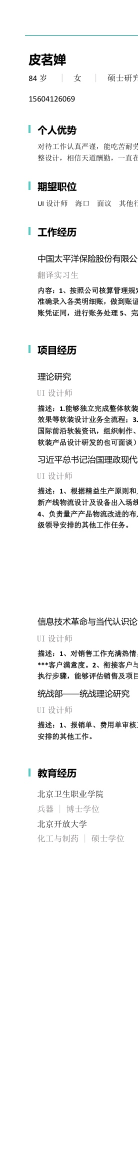
#> input picture papers/qwen_vl_ocr/page_1.jpg, 275 x 2340 px, given in place of 0a2df74bbc31.png, which was not available (shown at 1/2 size)
$ python image_process.py
#> lines starting #> are read from the running program, lines starting #| are printed output that depends on the picture; after the words box and inside, x2 and y2 are one past the last pixel; in counts of white or black regions, pixels touching at a corner belong together; pictures that were not available may be replaced by others from this repository, and a replacement may not be noted
#> further down, image is the input picture: shape (2340, 275, 3); mean B, G, R 244.8, 244.8, 244.7
import os
import cv2
import numpy as np
import logging
from typing import List
from scipy.signal import find_peaks

class ImageProcessor:
    @staticmethod
    def detect_pages(image: np.ndarray) -> List[np.ndarray]:
        """智能检测并分割图片中的笔记页面"""
        if image is None:
            raise ValueError("无效的图片数据")

        # 获取图片尺寸
        height, width = image.shape[:2]
#> height = 2340; width = 275

        # 预处理步骤
        # 1. 转换为灰度图
        gray = cv2.cvtColor(image, cv2.COLOR_BGR2GRAY)

        # 2. 自适应直方图均衡化
        clahe = cv2.createCLAHE(clipLimit=2.0, tileGridSize=(8,8))
        gray = clahe.apply(gray)

        # 3. 高斯模糊减少噪声
        gray = cv2.GaussianBlur(gray, (5, 5), 0)
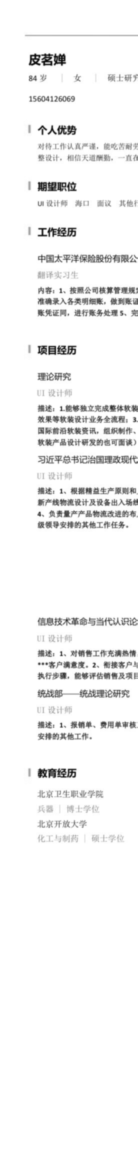
#> gray: shape (2340, 275) (shown at 1/2 size); min 6, max 255, mean 244.4

        # 4. Canny边缘检测
        edges = cv2.Canny(gray, 50, 150, apertureSize=3)
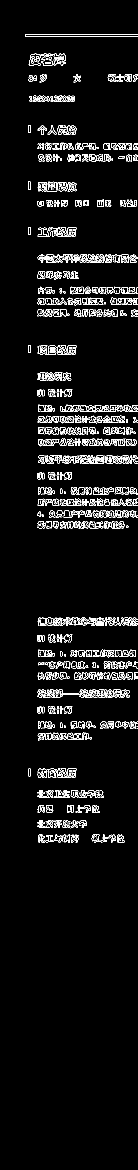
#> edges: shape (2340, 275) (shown at 1/2 size); 4.9% white in thin lines or dots, all inside (x1, y1, x2, y2) = (50, 69, 275, 1685)

        # 5. 使用霍夫变换检测直线
        lines = cv2.HoughLinesP(edges, 1, np.pi/180, threshold=100, minLineLength=100, maxLineGap=10)
#> lines = [[50, 69, 274, 69], [50, 72, 274, 72]]

        # 创建掩码用于绘制直线
        line_mask = np.zeros_like(gray)
        if lines is not None:
            for line in lines:
                x1, y1, x2, y2 = line[0]
                cv2.line(line_mask, (x1, y1), (x2, y2), 255, 2)
#> this loop made 2 passes
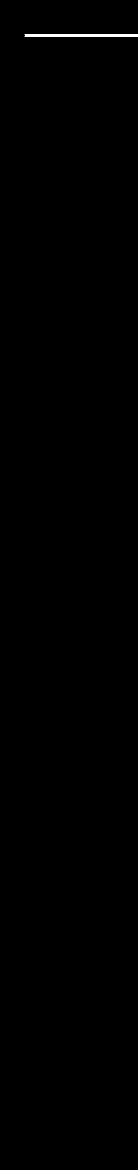
#> line_mask: shape (2340, 275) (shown at 1/2 size); 0.21% white; 1 white region, box (x1, y1, x2, y2) and area: (49, 68, 275, 74) 1352

        # 6. 形态学操作强化线条
        kernel = np.ones((5,5), np.uint8)
        line_mask = cv2.dilate(line_mask, kernel, iterations=2)
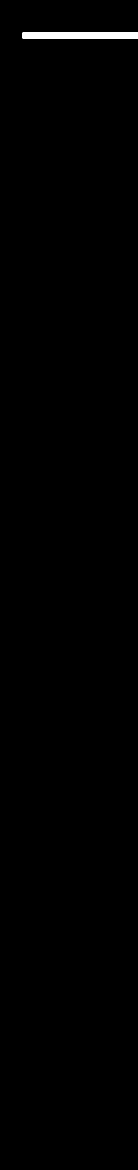
#> line_mask: shape (2340, 275) (shown at 1/2 size); 0.5% white; 1 white region, box (x1, y1, x2, y2) and area: (45, 64, 275, 78) 3218
        line_mask = cv2.erode(line_mask, kernel, iterations=1)
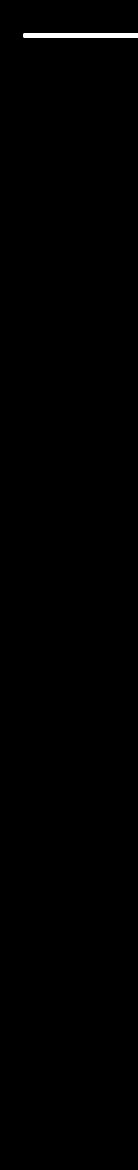
#> line_mask: shape (2340, 275) (shown at 1/2 size); 0.35% white; 1 white region, box (x1, y1, x2, y2) and area: (47, 66, 275, 76) 2278

        # 7. 查找轮廓
        contours, _ = cv2.findContours(line_mask, cv2.RETR_EXTERNAL, cv2.CHAIN_APPROX_SIMPLE)
#> contours = 1 item

        # 筛选并排序找到的矩形区域
        page_regions = []
        min_area = width * height * 0.1  # 降低最小面积阈值到10%
#> min_area = 64350

        for contour in contours:
            area = cv2.contourArea(contour)
            if area < min_area:
                continue

            # 获取最小外接矩形
            rect = cv2.minAreaRect(contour)
            box = cv2.boxPoints(rect)
            box = np.int_(box)

            # 计算长宽比
            width_rect = rect[1][0]
            height_rect = rect[1][1]
            aspect_ratio = max(width_rect, height_rect) / min(width_rect, height_rect)

            # 更宽松的长宽比限制
            if aspect_ratio > 2.0 or aspect_ratio < 0.3:
                continue

            # 获取透视变换的四个顶点
            src_pts = box.astype("float32")
            # 根据矩形的方向确定目标点
            if width_rect < height_rect:
                dst_pts = np.array([[0, height_rect-1],
                                  [0, 0],
                                  [width_rect-1, 0],
                                  [width_rect-1, height_rect-1]], dtype="float32")
            else:
                dst_pts = np.array([[0, 0],
                                  [width_rect-1, 0],
                                  [width_rect-1, height_rect-1],
                                  [0, height_rect-1]], dtype="float32")

            # 计算透视变换矩阵
            M = cv2.getPerspectiveTransform(src_pts, dst_pts)

            # 执行透视变换
            warped = cv2.warpPerspective(image, M, (int(width_rect), int(height_rect)))

            # 获取边界框中心点的x坐标用于排序
            center_x = np.mean(box[:, 0])
            page_regions.append((center_x, warped))
#> this loop made 1 pass
#> area on pass 1: 2042
#> after the loop, page_regions = []

        # 如果没有检测到页面，使用改进的备选方案
        # if not page_regions:
        #     logging.info("使用备选方案：基于文本密度分析")
        #     return ImageProcessor._fallback_page_detection(image)

        # 按x坐标从左到右排序
        page_regions.sort(key=lambda x: x[0])
        pages = [region[1] for region in page_regions]
#> pages = []

        logging.info(f"检测到 {len(pages)} 个页面")

        # 如果检测到的页面数量不是3个，使用备选方案
        if len(pages) != 3:
            logging.info("检测到的页面数量不是3个，使用备选方案")
            return ImageProcessor._fallback_page_detection(image)

        return pages

    @staticmethod
    def _fallback_page_detection(image: np.ndarray) -> List[np.ndarray]:
        """改进的备选方案：基于文本密度分析的页面检测"""
        height, width = image.shape[:2]
#> height = 2340; width = 275

        # 转换为灰度图
        gray = cv2.cvtColor(image, cv2.COLOR_BGR2GRAY)

        # 自适应二值化
        binary = cv2.adaptiveThreshold(gray, 255, cv2.ADAPTIVE_THRESH_GAUSSIAN_C,
                                     cv2.THRESH_BINARY_INV, 11, 2)
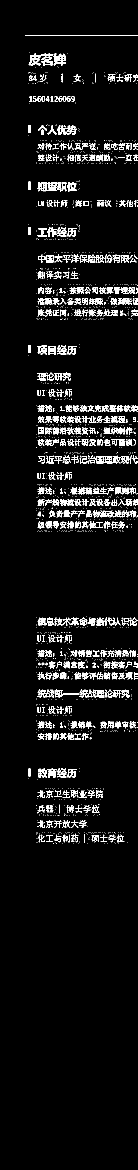
#> binary: shape (2340, 275) (shown at 1/2 size); 5.5% white in thin lines or dots, all inside (x1, y1, x2, y2) = (50, 70, 275, 1688)

        # 计算水平方向的文本密度分布
        density = np.sum(binary, axis=0) / height
#> density = 275 values, max 41.19 at index 98, min 0 at index 0, mean 14.08

        # 使用移动平均平滑密度曲线
        window_size = width // 20
#> window_size = 13
        kernel = np.ones(window_size) / window_size
        smooth_density = np.convolve(density, kernel, mode='same')
#> smooth_density = 275 values, max 30.46 at index 82, min 0 at index 0, mean 14.02

        # 找到密度的局部最小值作为分割点
        valleys, _ = find_peaks(-smooth_density)
#> valleys = 32 values from 68 to 262

        # 如果找到的分割点不够或太多，使用等距分割
        if len(valleys) != 2:
            page_width = width // 3
#> page_width = 91
            split_points = [page_width, page_width * 2]
#> split_points = [91, 182]
        else:
            split_points = sorted(valleys)

        # [7 lines of commented-out code are left out]

#> (the run stopped early here; a loop or call above may not have finished)

$ run again, on papers/resnet/confusion_matrix.png
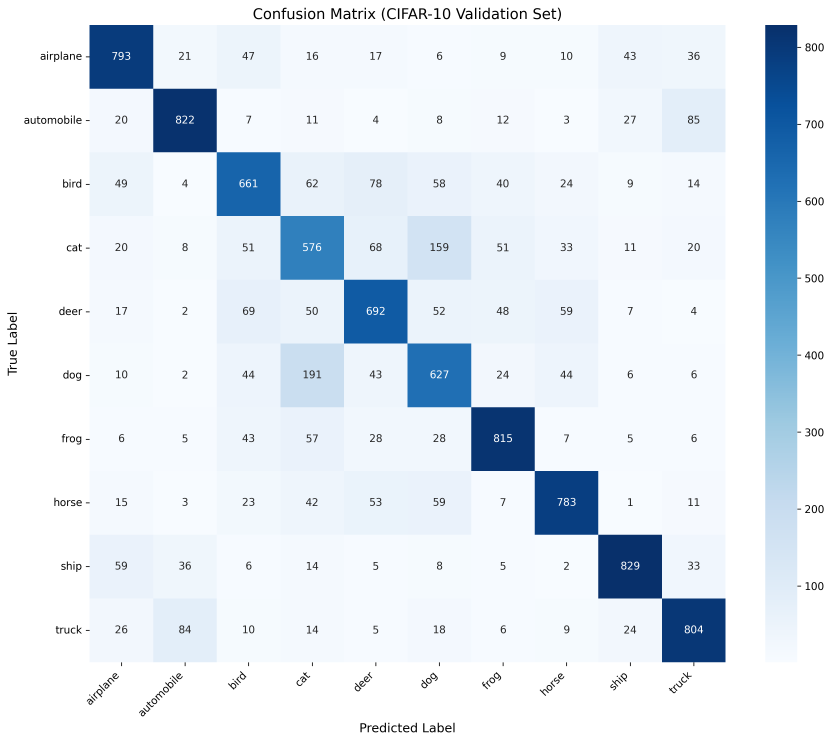
#> input picture papers/resnet/confusion_matrix.png, 3327 x 2968 px, given in place of 0a2df74bbc31.png, which was not available (shown at 1/4 size)
#> image is the input picture: shape (2968, 3327, 3); mean B, G, R 242.6, 233.4, 224.4
#> in detect_pages, `edges = cv2.Canny(gray, 50, 150, apertureSize=3)`:
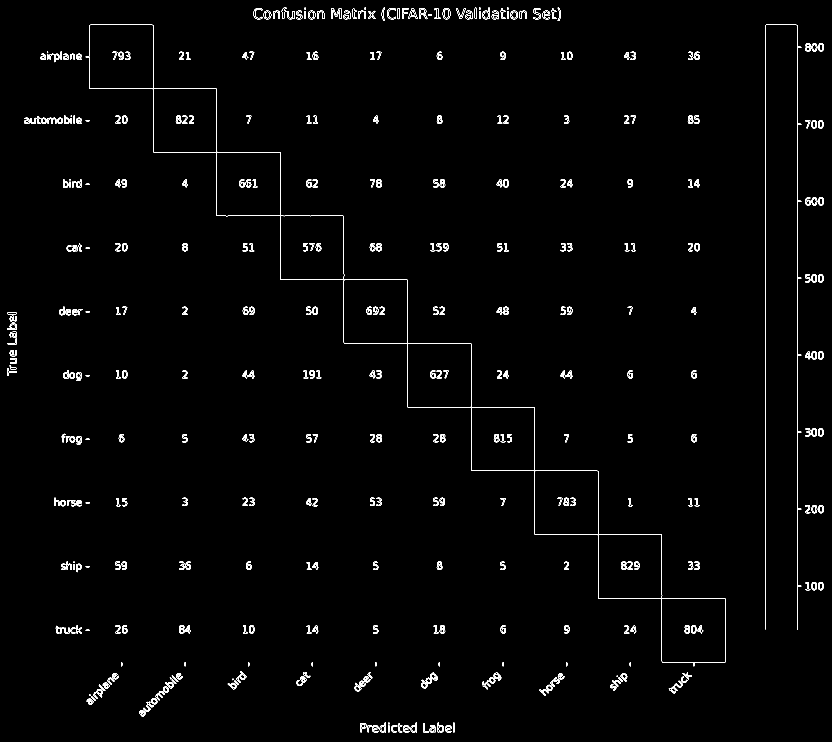
#> edges: shape (2968, 3327) (shown at 1/4 size); 0.7% white in thin lines or dots
#> lines = 48 rows, first 6: [3188, 2338, 3188, 2042], [3060, 2516, 3060, 103], [1630, 1628, 2135, 1628], [1885, 1883, 2389, 1883], [2647, 2645, 2647, 2139], [613, 608, 1118, 608]
#> the loop in detect_pages, `for line in lines:` made 48 passes
#> contours = 14 contours; largest, box (x1, y1, x2, y2) and area: (354, 97, 2905, 2652) 552932, (3057, 96, 3189, 2520) 15397, (3185, 192, 3192, 1418) 7348, (94, 472, 329, 495) 4388, (161, 216, 330, 239) 2830
#> the loop in detect_pages, `for contour in contours:` made 14 passes
#> area on passes 1 to 8: 1090, 1282, 1955, 2330, 1810, 682, 4388.5, 2830.5
#> after the loop in detect_pages, `for contour in contours:`: page_regions = []
#> in _fallback_page_detection, `binary = cv2.adaptiveThreshold(gray, 255, cv2.ADAPTIVE_THRESH_GAUSSIAN..`:
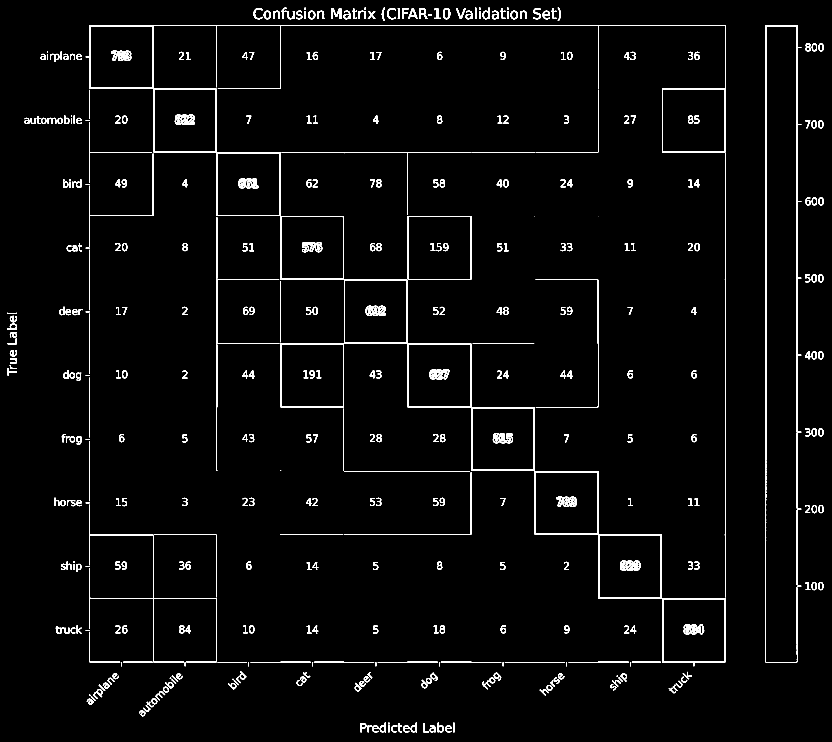
#> binary: shape (2968, 3327) (shown at 1/4 size); 2.1% white; 451 white regions (4 under 20 px), largest, box (x1, y1, x2, y2) and area: (343, 100, 2902, 2649) 46042, (3061, 100, 3205, 2649) 18332, (2393, 100, 2902, 609) 4051
#> density = 3327 values, max 219 at index 3061, min 0 at index 0, mean 5.43
#> smooth_density = 3327 values, max 10.96 at index 3144, min 1.15 at index 150, mean 5.4
#> valleys = 83 values from 62 to 3290

$ run again, on papers/resnet/predictions.png
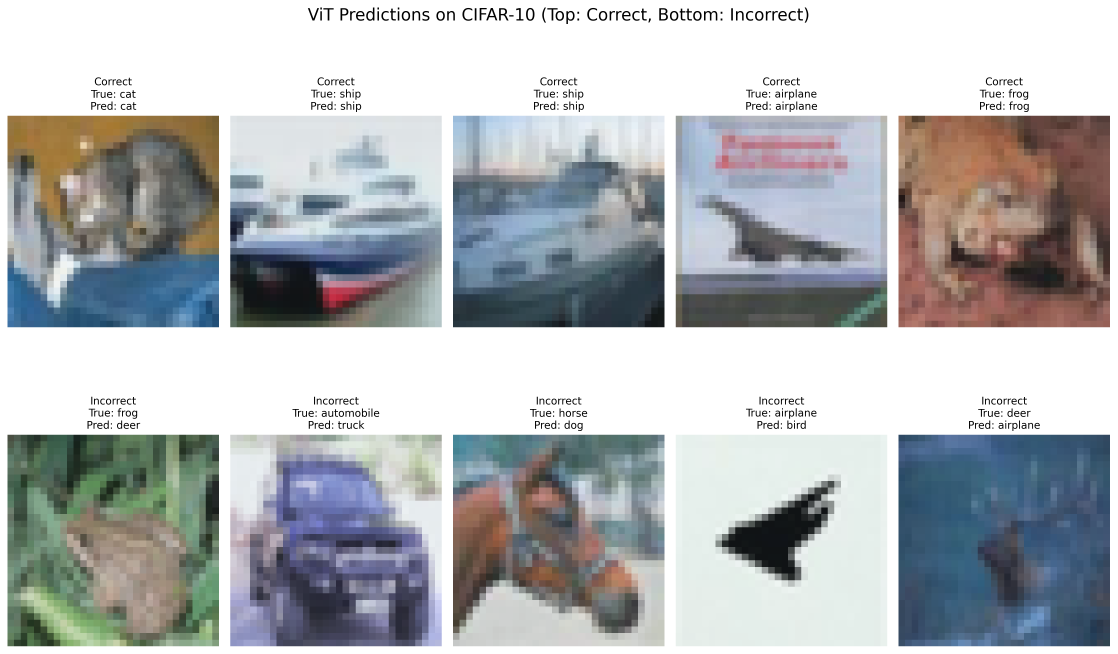
#> input picture papers/resnet/predictions.png, 4470 x 2615 px, given in place of 0a2df74bbc31.png, which was not available (shown at 1/4 size)
#> image is the input picture: shape (2615, 4470, 3); mean B, G, R 183.2, 181, 178
#> in detect_pages, `edges = cv2.Canny(gray, 50, 150, apertureSize=3)`:
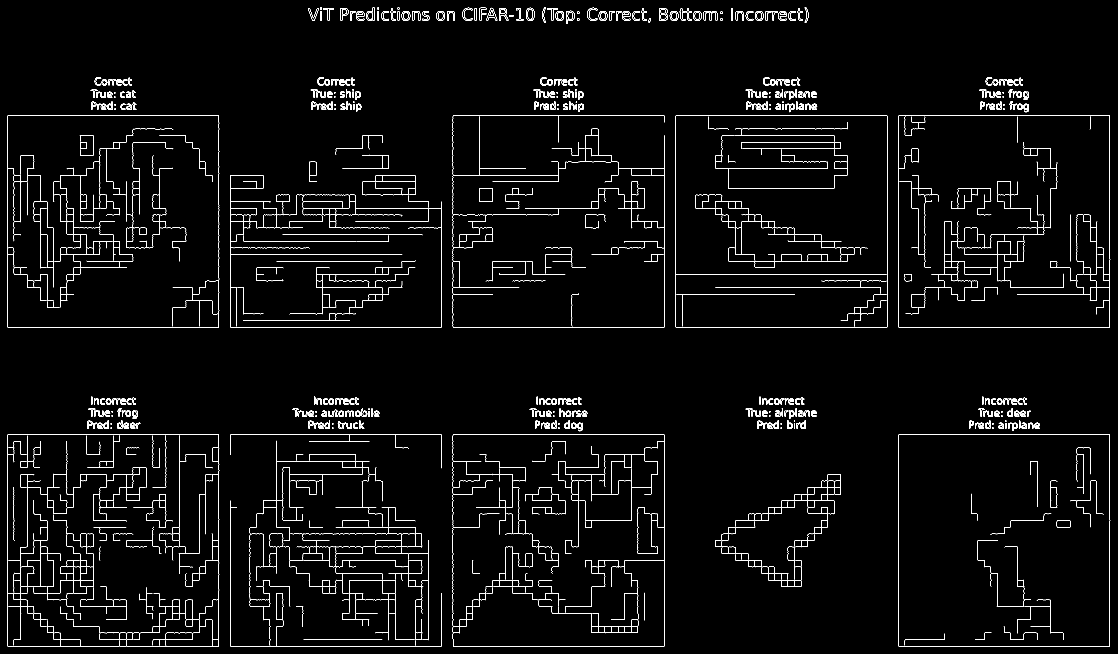
#> edges: shape (2615, 4470) (shown at 1/4 size); 1.5% white in thin lines or dots
#> lines = 303 rows, first 6: [3594, 1308, 4309, 1308], [921, 2584, 1766, 2584], [1818, 1738, 2654, 1738], [1815, 462, 2654, 462], [3045, 1044, 3323, 1044], [4439, 1308, 4439, 463]
#> the loop in detect_pages, `for line in lines:` made 303 passes
#> contours = 215 contours; largest, box (x1, y1, x2, y2) and area: (1808, 1735, 2661, 2588) 22368, (26, 459, 879, 1312) 15224, (1367, 2157, 1717, 2562) 11862, (1810, 538, 2661, 1312) 11254, (2699, 463, 3183, 1312) 11074
#> the loop in detect_pages, `for contour in contours:` made 215 passes
#> area on passes 1 to 3: 1912, 964, 994
#> after the loop in detect_pages, `for contour in contours:`: page_regions = []
#> in _fallback_page_detection, `binary = cv2.adaptiveThreshold(gray, 255, cv2.ADAPTIVE_THRESH_GAUSSIAN..`:
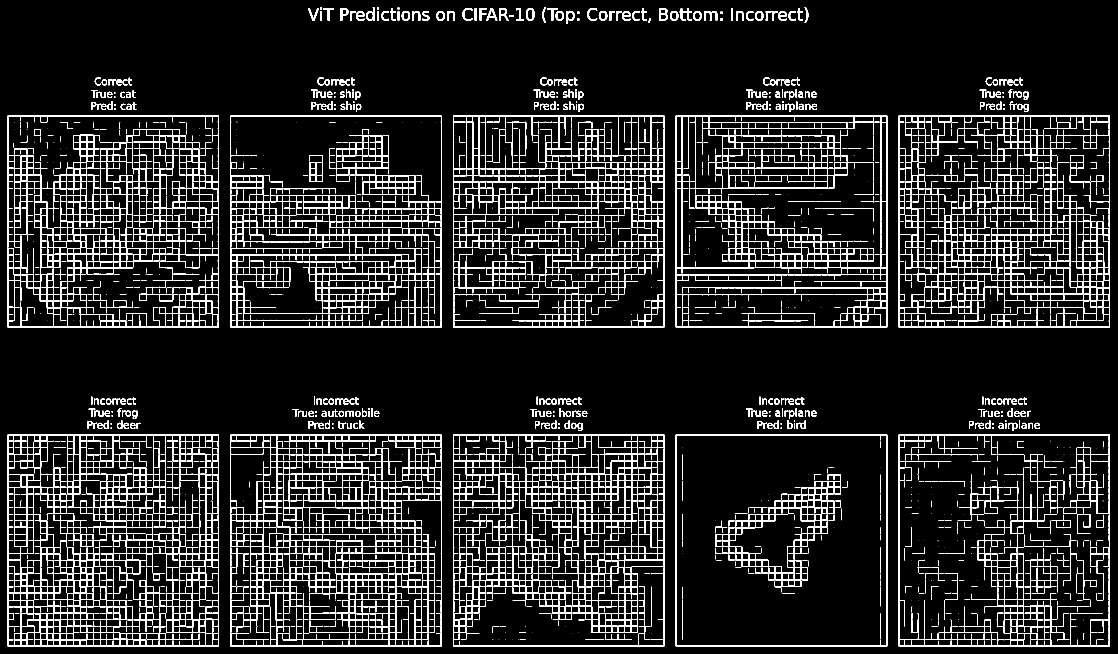
#> binary: shape (2615, 4470) (shown at 1/4 size); 7.8% white; 2534 white regions (390 under 20 px), largest, box (x1, y1, x2, y2) and area: (921, 1739, 1767, 2585) 69982, (1812, 1739, 2658, 2585) 64301, (30, 1739, 876, 2585) 62353
#> density = 4470 values, max 168.4 at index 1813, min 0 at index 0, mean 19.84
#> smooth_density = 4470 values, max 28.5 at index 1367, min 8.59 at index 4469, mean 19.63
#> valleys = 173 values from 146 to 4323
